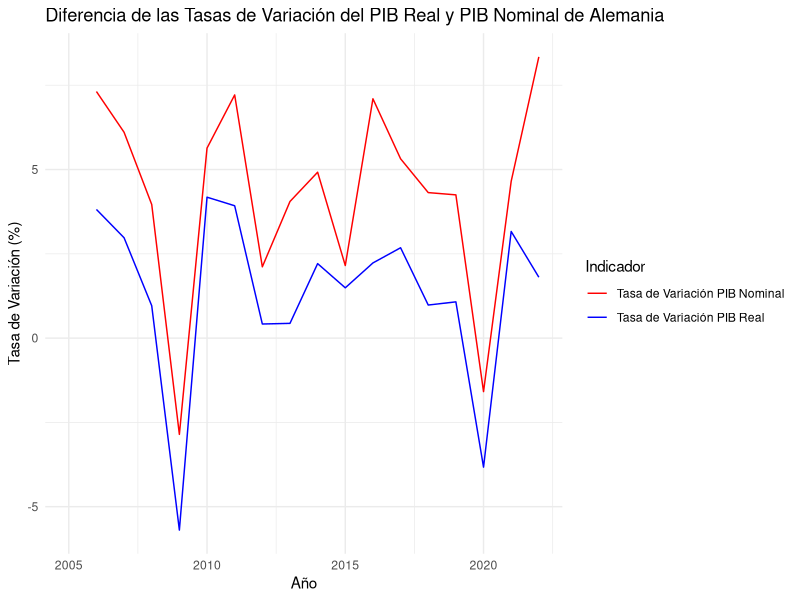
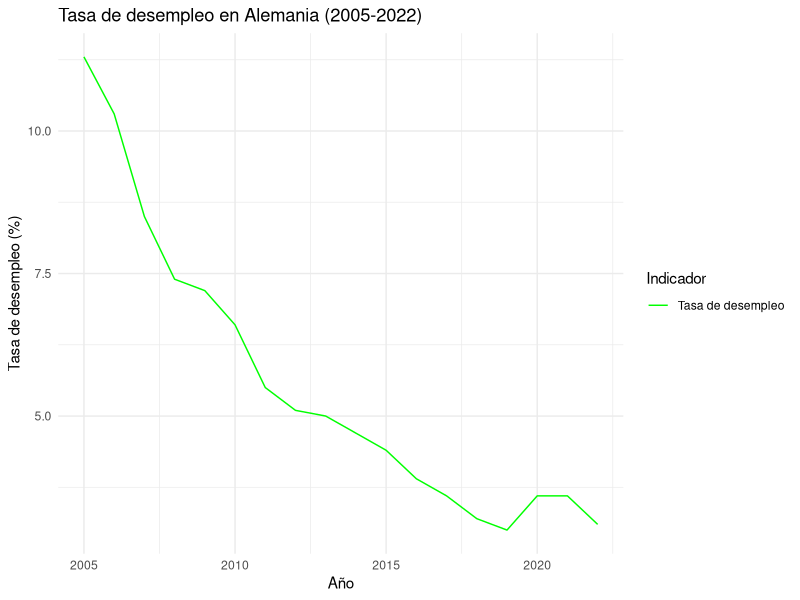
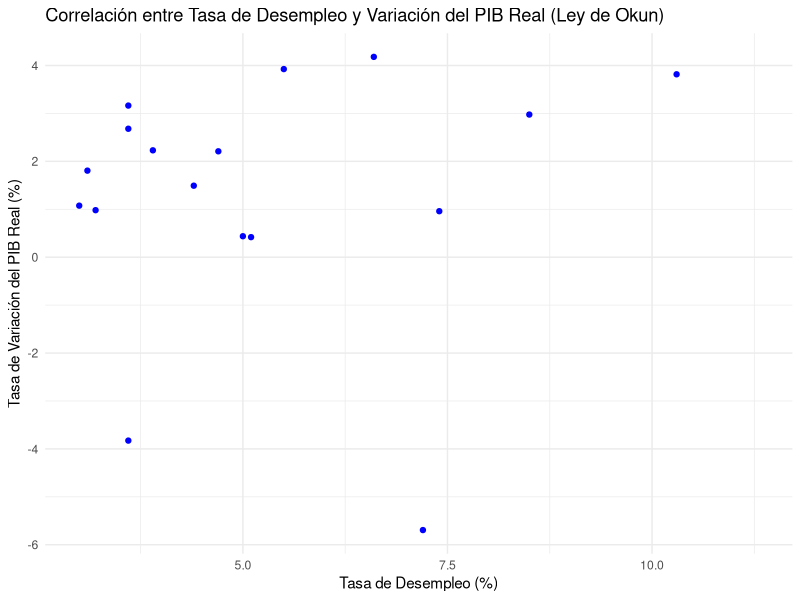
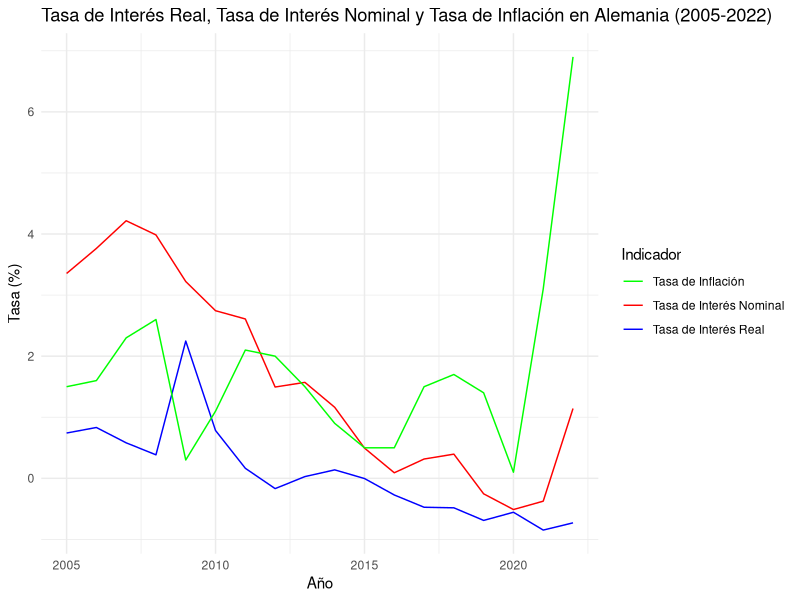
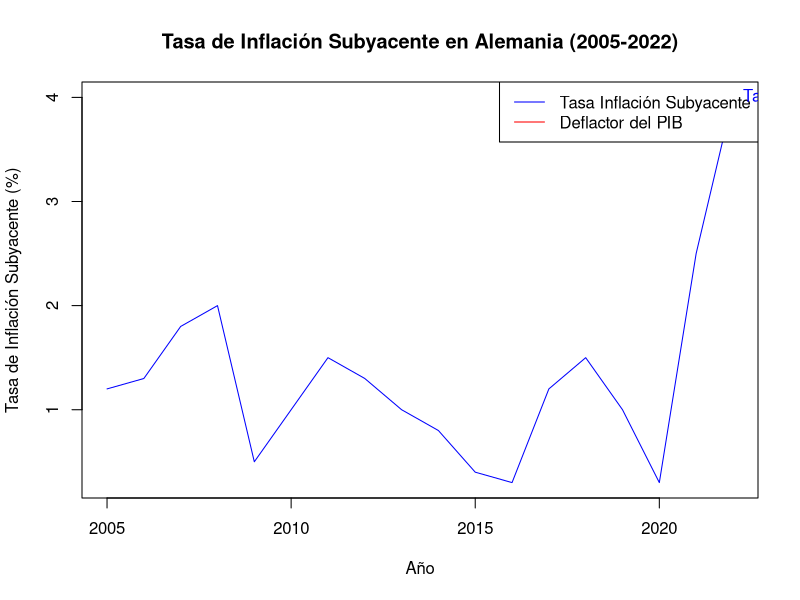
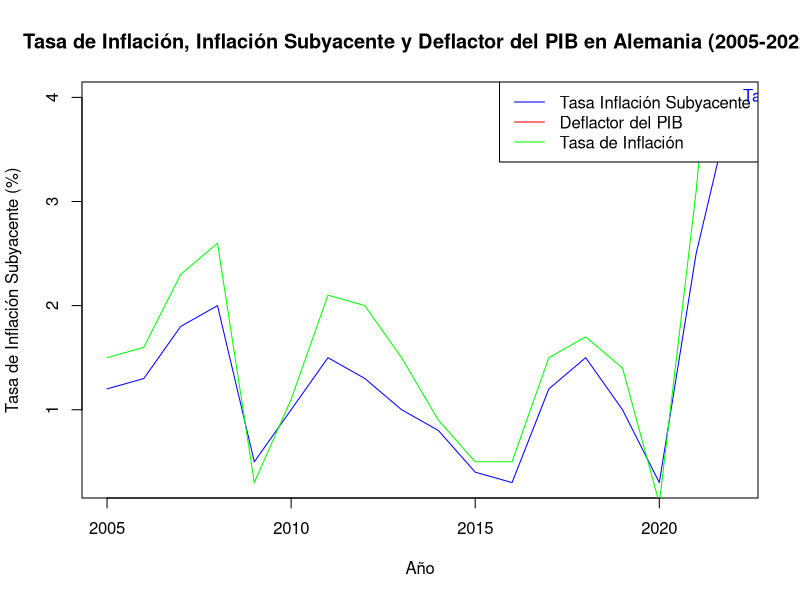

Recreate these plots in R, in order.
## ---- chunk 1

## ---- chunk 2
# Cargar todas las librerías necesarias
library(readr)
library(dplyr)
library(knitr)
library(tidyverse)
library(ggplot2)
## ---- chunk 3
# Crear un dataframe con los datos proporcionados del PIB real de Alemania
data_pibreal <- data.frame(
  Año = c(2005, 2006, 2007, 2008, 2009, 2010, 2011, 2012, 2013, 2014, 2015, 2016, 2017, 2018, 2019, 2020, 2021, 2022),
  PIB_Real_Millones = c(
    3373000.7, 3501729.3, 3605956.7, 3640569.6, 3433281.5, 3576788.6, 3717184.5,
    3732740.8, 3749074.9, 3831912.4, 3889081.9, 3975808.4, 4082369.3, 4122426.8,
    4166762.3, 4007310.0, 4134094.1, 4208764.4
  )
)

# Mostrar el dataframe del PIB real de Alemania
print(data_pibreal)

# Calcular la tasa de variación del PIB real en porcentaje
tasa_variacion <- (data_pibreal$PIB_Real_Millones - lag(data_pibreal$PIB_Real_Millones)) / lag(data_pibreal$PIB_Real_Millones) * 100

# Crear un nuevo dataframe con la tasa de variación
data_tasa_variacion <- data.frame(
  Año = data_pibreal$Año,
  Tasa_Variacion_PIB_Real = tasa_variacion
)

# Mostrar el nuevo dataframe con la tasa de variación
print(data_tasa_variacion)
## ---- chunk 4
# Crear un dataframe con los datos proporcionados del PIB nominal de Alemania
data_pibnominal <- data.frame(
  Año = c(2005, 2006, 2007, 2008, 2009, 2010, 2011, 2012, 2013, 2014, 2015, 2016, 2017, 2018, 2019, 2020, 2021, 2022),
  PIB_Nominal_Millones = c(
    2622039.8, 2813824.9, 2985617.3, 3103958.2, 3015332.3, 3185267.9, 3415020.0,
    3487234.4, 3628559.3, 3807114.5, 3889081.9, 4165169.9, 4386729.2, 4576056.5,
    4770495.5, 4694786.2, 4913166.1, 5323008.1
  )
)

# Mostrar el dataframe del PIB nominal de Alemania
print(data_pibnominal)

# Calcular la tasa de variación del PIB nominal de Alemania
data_pibnominal$Tasa_Variacion <- c(NA, diff(data_pibnominal$PIB_Nominal_Millones) / data_pibnominal$PIB_Nominal_Millones[-length(data_pibnominal$PIB_Nominal_Millones)] * 100)

# Mostrar el dataframe del PIB nominal de Alemania con la tasa de variación
print(data_pibnominal)
## ---- chunk 5
# Cargar la biblioteca ggplot2 para crear gráficos
library(ggplot2)

# Combina los dataframes de la tasa de variación del PIB real y del PIB nominal por el año
combined_data <- merge(data_tasa_variacion, data_pibnominal, by = "Año")

# Crea un gráfico de líneas agrupado con la diferencia de las tasas de variación en diferentes colores
ggplot(combined_data, aes(x = Año)) +
  geom_line(aes(y = Tasa_Variacion_PIB_Real, color = "Tasa de Variación PIB Real")) +
  geom_line(aes(y = Tasa_Variacion, color = "Tasa de Variación PIB Nominal")) +
  labs(
    title = "Diferencia de las Tasas de Variación del PIB Real y PIB Nominal de Alemania",
    x = "Año",
    y = "Tasa de Variación (%)",
    color = "Indicador"
  ) +
  scale_color_manual(values = c("Tasa de Variación PIB Real" = "blue", "Tasa de Variación PIB Nominal" = "red")) +
  theme_minimal()
## ---- chunk 6
# Cargar la librería necesaria
library(dplyr)
# Crear un dataframe con los datos
data_desempleados <- data.frame(
  Time = c(2005, 2006, 2007, 2008, 2009, 2010, 2011, 2012, 2013, 2014, 2015, 2016, 2017, 2018, 2019, 2020, 2021, 2022),
  Country = "Germany",
  Unit = "Percentage",
  UnemploymentRate = c(11.3, 10.3, 8.5, 7.4, 7.2, 6.6, 5.5, 5.1, 5.0, 4.7, 4.4, 3.9, 3.6, 3.2, 3.0, 3.6, 3.6, 3.1)
)
# Imprimir el dataframe
print(data_desempleados)
# Cargar la librería ggplot2
library(ggplot2)
# Crear un gráfico de líneas
ggplot(data_desempleados, aes(x = Time, y = UnemploymentRate)) +
  geom_line(aes(color = "Tasa de desempleo")) +
  labs(
    title = "Tasa de desempleo en Alemania (2005-2022)",
    x = "Año",
    y = "Tasa de desempleo (%)",
    color = "Indicador"
  ) +
  scale_color_manual(values = c("Tasa de desempleo" = "green")) +
  theme_minimal()
## ---- chunk 7
# Calcular la correlación entre las tasas de desempleo y variación del PIB real de forma numérica
correlation <- as.numeric(cor(data_desempleados$UnemploymentRate, data_tasa_variacion$Tasa_Variacion_PIB_Real))

# Imprimir la correlación de forma numérica
print(correlation)

# Crear un gráfico de dispersión
ggplot(data = data.frame(UnemploymentRate = data_desempleados$UnemploymentRate, Tasa_Variacion_PIB_Real = data_tasa_variacion$Tasa_Variacion_PIB_Real)) +
  geom_point(aes(x = UnemploymentRate, y = Tasa_Variacion_PIB_Real), color = "blue") +
  labs(
    title = "Correlación entre Tasa de Desempleo y Variación del PIB Real (Ley de Okun)",
    x = "Tasa de Desempleo (%)",
    y = "Tasa de Variación del PIB Real (%)"
  ) +
  annotate("text", x = max(data_desempleados$UnemploymentRate), y = min(data_tasa_variacion$Tasa_Variacion_PIB_Real), 
           label = paste("Correlación:", round(correlation, 2)), hjust = 1, vjust = -1) +
  theme_minimal()
## ---- chunk 8
# Instalar librerías necesarias
library(dplyr)
library(ggplot2)

# Crear un dataframe con los datos del tipo de interés nominal de Alemania
tasa_de_interes <- data.frame(
  Time = c(2005, 2006, 2007, 2008, 2009, 2010, 2011, 2012, 2013, 2014, 2015, 2016, 2017, 2018, 2019, 2020, 2021, 2022),
  Country = "Germany",
  Type = "Information on item",
  TasadeInteres = c(3.354, 3.764, 4.217, 3.985, 3.222, 2.744, 2.609, 1.495, 1.571, 1.163, 0.495, 0.091, 0.316, 0.396, -0.254, -0.511, -0.374, 1.143)
)

# Imprimir el dataframe de la tasa de interés nominal de Alemania
print(tasa_de_interes)

# Crear un dataframe con los datos de la tasa de inflación de Alemania
tasa_de_inflacion <- data.frame(
  Time = c(2005, 2006, 2007, 2008, 2009, 2010, 2011, 2012, 2013, 2014, 2015, 2016, 2017, 2018, 2019, 2020, 2021, 2022),
  Country = rep("Germany", 18),
  Type = rep("Information on item", 18),
  TasadeInflacion = c(1.5, 1.6, 2.3, 2.6, 0.3, 1.1, 2.1, 2.0, 1.5, 0.9, 0.5, 0.5, 1.5, 1.7, 1.4, 0.1, 3.1, 6.9)
)

# Imprimir el dataframe de la tasa de inflación de Alemania
print(tasa_de_inflacion)

# Calcular el tipo de interés real para Alemania
tasa_de_interes_real <- tasa_de_interes %>%
  left_join(tasa_de_inflacion, by = c("Time", "Country", "Type")) %>%
  mutate(InteresReal = (TasadeInteres - TasadeInflacion) / (1 + TasadeInflacion))

# Imprimir el resultado
print(tasa_de_interes_real)

# Crear un gráfico de líneas representando la tasa de interés real, la tasa de interés nominal y la tasa de inflación
ggplot(tasa_de_interes_real, aes(x = Time)) +
  geom_line(aes(y = InteresReal, color = "Tasa de Interés Real")) +
  geom_line(aes(y = TasadeInteres, color = "Tasa de Interés Nominal")) +
  geom_line(aes(y = TasadeInflacion, color = "Tasa de Inflación")) +
  labs(
    title = "Tasa de Interés Real, Tasa de Interés Nominal y Tasa de Inflación en Alemania (2005-2022)",
    x = "Año",
    y = "Tasa (%)",
    color = "Indicador"
  ) +
  scale_color_manual(values = c("Tasa de Interés Real" = "blue", "Tasa de Interés Nominal" = "red", "Tasa de Inflación" = "green")) +
  theme_minimal()

# Crear un dataframe con los datos proporcionados de la tasa de inflación subyacente
data_inflacion_subyacente <- data.frame(
  Año = c(2005, 2006, 2007, 2008, 2009, 2010, 2011, 2012, 2013, 2014, 2015, 2016, 2017, 2018, 2019, 2020, 2021, 2022),
  Tasa_Inflacion_Subyacente = c(1.2, 1.3, 1.8, 2.0, 0.5, 1.0, 1.5, 1.3, 1.0, 0.8, 0.4, 0.3, 1.2, 1.5, 1.0, 0.3, 2.5, 4.0)
)

# Imprimir los dataframes de inflación e inflación subyacente
print(data_inflacion_subyacente)

# Calcular el deflactor del PIB usando los datos del PIB real y nominal proporcionados
data_deflactor_pib <- data.frame(
  Año = data_pibreal$Año,
  Deflactor_PIB = (data_pibnominal$PIB_Nominal_Millones / data_pibreal$PIB_Real_Millones) * 100
)

# Imprimir el dataframe del deflactor del PIB
print(data_deflactor_pib)


# Crear un gráfico de líneas para la tasa de inflación subyacente
plot(data_inflacion_subyacente$Año, data_inflacion_subyacente$Tasa_Inflacion_Subyacente, 
     type = "l", col = "blue",
     xlab = "Año", ylab = "Tasa de Inflación Subyacente (%)",
     main = "Tasa de Inflación Subyacente en Alemania (2005-2022)")
# Agregar línea para el deflactor del PIB
lines(data_deflactor_pib$Año, data_deflactor_pib$Deflactor_PIB, type = "l", col = "red")
# Agregar leyenda
legend("topright", legend = c("Tasa Inflación Subyacente", "Deflactor del PIB"),
       col = c("blue", "red"), lty = 1)
# Añadir etiquetas
text(max(data_inflacion_subyacente$Año), max(data_inflacion_subyacente$Tasa_Inflacion_Subyacente),
     "Tasa Inflación Subyacente", col = "blue", pos = 4)

text(max(data_deflactor_pib$Año), max(data_deflactor_pib$Deflactor_PIB),
     "Deflactor del PIB", col = "red", pos = 4)


# Crear un gráfico de líneas para la tasa de inflación, inflación subyacente y deflactor del PIB
plot(data_inflacion_subyacente$Año, data_inflacion_subyacente$Tasa_Inflacion_Subyacente, 
     type = "l", col = "blue",
     xlab = "Año", ylab = "Tasa de Inflación Subyacente (%)",
     main = "Tasa de Inflación, Inflación Subyacente y Deflactor del PIB en Alemania (2005-2022)")

lines(data_deflactor_pib$Año, data_deflactor_pib$Deflactor_PIB, type = "l", col = "red")

lines(tasa_de_inflacion$Time, tasa_de_inflacion$TasadeInflacion, type = "l", col = "green")

# Agregar leyenda
legend("topright", legend = c("Tasa Inflación Subyacente", "Deflactor del PIB", "Tasa de Inflación"),
       col = c("blue", "red", "green"), lty = 1)

# Añadir etiquetas
text(max(data_inflacion_subyacente$Año), max(data_inflacion_subyacente$Tasa_Inflacion_Subyacente),
     "Tasa Inflación Subyacente", col = "blue", pos = 4)

text(max(data_deflactor_pib$Año), max(data_deflactor_pib$Deflactor_PIB),
     "Deflactor del PIB", col = "red", pos = 4)

text(max(tasa_de_inflacion$Time), max(tasa_de_inflacion$TasadeInflacion),
     "Tasa de Inflación", col = "green", pos = 4)
